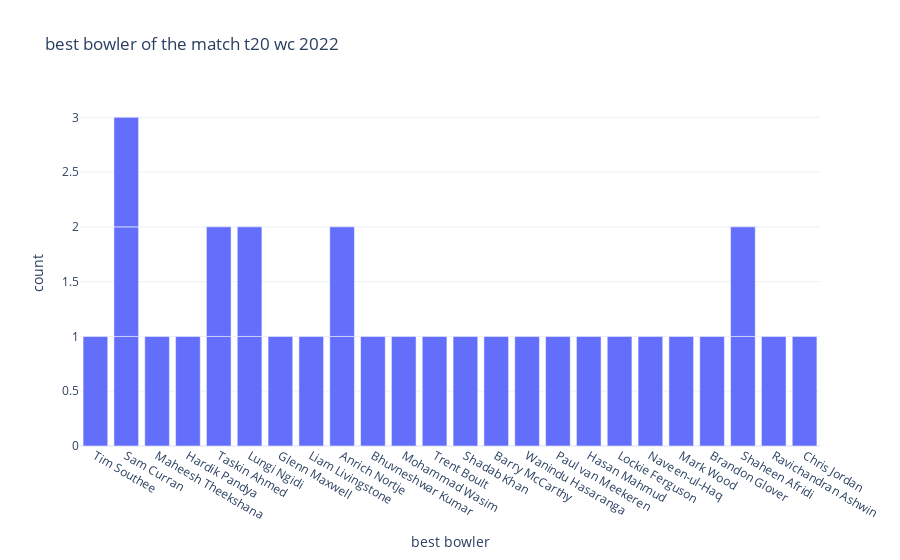

Notebook code for this chart:
### Code cell
fig = px.bar(data,
            x = data['best bowler'],
            title = "best bowler of the match t20 wc 2022")
fig.show()

### Figure 1 — Plotly figure (JSON) as saved in the notebook; plotly's stock layout.template omitted (floating-point values rounded to 4 significant figures)
{"data": [{"alignmentgroup": "True", "hovertemplate": "best bowler=%{x}<br>count=%{y}<extra></extra>", "legendgroup": "", "marker": {"color": "#636efa", "pattern": {"shape": ""}}, "name": "", "offsetgroup": "", "orientation": "v", "showlegend": false, "textposition": "auto", "type": "bar", "x": ["Tim Southee", "Sam Curran", "Maheesh Theekshana", "Hardik Pandya", "Taskin Ahmed", "Lungi Ngidi", "Glenn Maxwell", "Liam Livingstone", null, "Anrich Nortje", "Bhuvneshwar Kumar", "Mohammad Wasim", null, null, "Trent Boult", "Taskin Ahmed", "Shadab Khan", "Lungi Ngidi", "Barry McCarthy", "Wanindu Hasaranga", "Sam Curran", "Paul van Meekeren", "Hasan Mahmud", "Anrich Nortje", "Lockie Ferguson", "Naveen-ul-Haq", "Mark Wood", "Brandon Glover", "Shaheen Afridi", "Ravichandran Ashwin", "Shaheen Afridi", "Chris Jordan", "Sam Curran"], "xaxis": "x", "y": [1, 1, 1, 1, 1, 1, 1, 1, 1, 1, 1, 1, 1, 1, 1, 1, 1, 1, 1, 1, 1, 1, 1, 1, 1, 1, 1, 1, 1, 1, 1, 1, 1], "yaxis": "y"}], "layout": {"barmode": "relative", "legend": {"tracegroupgap": 0}, "title": {"text": "best bowler of the match t20 wc 2022"}, "xaxis": {"anchor": "y", "domain": [0, 1], "title": {"text": "best bowler"}}, "yaxis": {"anchor": "x", "domain": [0, 1], "title": {"text": "count"}}}}
